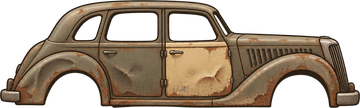
#> input picture game/assets/coques/coque_berline.png, 360 x 108 px, found by its file name
$ python carrosseries.py
#> lines starting #> are read from the running program, lines starting #| are printed output that depends on the picture
"""Carrosseries d'intercepteur (DEC-083) tirées de la berline peinte : découpe, rallonge, rouille, trous, sans vitres.
Usage : python3 tools/carrosseries.py   (depuis la racine du dépôt). 20 px par case de 0,25 m."""
import random
from PIL import Image, ImageDraw, ImageFilter, ImageChops

SRC = "game/assets/coques/coque_berline.png"
OUT = "game/assets/coques/"
BELT = 41          # ligne de ceinture (bas des vitres)
im = Image.open(SRC).convert("RGBA")
#> im is the input picture: PIL image 360x108 RGBA; mean R, G, B, A 75.9, 60.7, 44.2, 150.9
W, H = im.size
#> W = 360; H = 108


def cat(*parts):
    w = sum(b - a for a, b in parts)
    r = Image.new("RGBA", (w, H))
    x = 0
    for a, b in parts:
        r.paste(im.crop((a, 0, b, H)), (x, 0))
        x += b - a
    return r


def vider(img, x0, x1, y0, y1):
    d = ImageDraw.Draw(img)
    d.rectangle((x0, y0, x1 - 1, y1 - 1), fill=(0, 0, 0, 0))


def rouille(img, graine, force=0.55):
    rnd = random.Random(graine)
    w, h = img.size
    bruit = Image.new("L", (w, h), 0)
    d = ImageDraw.Draw(bruit)
    for _ in range(int(w * h / 260)):
        x, y, r = rnd.randrange(w), rnd.randrange(h), rnd.randint(2, 9)
        d.ellipse((x - r, y - r, x + r, y + r), fill=rnd.randint(80, 255))
    bruit = bruit.filter(ImageFilter.GaussianBlur(2.2)).point(lambda v: 0 if v < 120 else int((v - 120) * force * 1.9))
    rou = Image.new("RGBA", (w, h), (138, 68, 30, 255))
    alpha = ImageChops.multiply(bruit, img.getchannel("A"))
    rou.putalpha(alpha)
    return Image.alpha_composite(img, rou)


def trou(img, cx, cy, r, rnd):
    pts = []
    import math
    n = 9
    for k in range(n):
        a = 2 * math.pi * k / n
        rr = r * rnd.uniform(0.6, 1.15)
        pts.append((cx + rr * math.cos(a), cy + rr * 0.8 * math.sin(a)))
    d = ImageDraw.Draw(img)
    big = [(cx + (x - cx) * 1.45, cy + (y - cy) * 1.45) for x, y in pts]
    d.polygon(big, fill=(150, 78, 32, 255))       # bord écaillé
    mid = [(cx + (x - cx) * 1.15, cy + (y - cy) * 1.15) for x, y in pts]
    d.polygon(mid, fill=(62, 34, 18, 255))        # tôle rongée
    d.polygon(pts, fill=(0, 0, 0, 0))             # à jour


def impacts(img, cx, cy, rnd, n=4):
    d = ImageDraw.Draw(img)
    for _ in range(n):
        x, y = cx + rnd.randint(-10, 10), cy + rnd.randint(-6, 6)
        d.ellipse((x - 2, y - 2, x + 2, y + 2), fill=(120, 70, 35, 255))
        d.ellipse((x - 1, y - 1, x + 1, y + 1), fill=(0, 0, 0, 0))


def trouer(img, graine, n_trous, zones):
    rnd = random.Random(graine)
    for _ in range(n_trous):
        x0, x1 = rnd.choice(zones)
        trou(img, rnd.randint(x0, x1), rnd.randint(BELT + 12, H - 30), rnd.randint(3, 6), rnd)
    x0, x1 = rnd.choice(zones)
    impacts(img, rnd.randint(x0, x1), rnd.randint(BELT + 10, H - 35), rnd)


def vitre(img, x0, x1):   # pare-brise fêlé : seule vitre restante
    w, h = img.size
    a = img.getchannel("A")
    v = Image.new("RGBA", (w, h), (0, 0, 0, 0))
    d = ImageDraw.Draw(v)
    for x in range(x0, x1):
        col = [a.getpixel((x, y)) for y in range(0, BELT)]
        for y in range(4, BELT):
            if col[y] < 40 and any(c > 128 for c in col[:y]):
                d.point((x, y), fill=(150, 175, 170, 120))
    cx, cy = (x0 + x1) // 2, 26
    for ex, ey in [(x0 + 2, 14), (x1 - 3, 18), (x0 + 6, BELT - 3), (x1 - 6, BELT - 2), (cx, 12)]:
        d.line((cx, cy, ex, ey), fill=(225, 235, 230, 200), width=1)
    return Image.alpha_composite(img, v)


def lit(img, x1):   # plateau de pick-up : rebord et fond de benne
    d = ImageDraw.Draw(img)
    a = img.getchannel("A")
    for x in range(0, x1):
        if a.getpixel((x, BELT + 4)) > 128:
            d.line((x, BELT - 1, x, BELT + 2), fill=(70, 62, 50, 255))
    d.line((x1 + 1, 2, x1 + 1, BELT), fill=(50, 44, 36, 255), width=3)   # dos de cabine


def ecrire(img, nom):
    img.save(OUT + nom + ".png")
    print(nom, img.size)


# Court (15 cases) : on retire la porte arrière
court = cat((0, 100), (160, W))
#> in cat, `r = Image.new("RGBA", (w, H))`: r: PIL image 300x108 RGBA; every value is 0
#> after the loop in cat, `for a, b in parts:`:
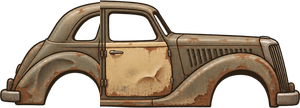
#> r: PIL image 300x108 RGBA; mean R, G, B, A 73.3, 58.6, 42.6, 141.5; transparent parts drawn white
#> after the loop in cat, `for a, b in parts:`: x = 300
c1 = rouille(court.copy(), 11)
#> in rouille, `bruit = Image.new("L", (w, h), 0)`: bruit: PIL image 300x108 L; every value is 0
trouer(c1, 11, 3, [(30, 90), (120, 150), (180, 260)])
#> after the loop in trouer, `for _ in range(n_trous):`:
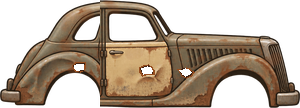
#> img: PIL image 300x108 RGBA; mean R, G, B, A 72.6, 57, 41, 140.1; transparent parts drawn white
#> in trouer, `x0, x1 = rnd.choice(zones)`: x0 = 30; x1 = 90
ecrire(vitre(c1, 107, 156), "carrosserie_coupe")
#> in vitre, `a = img.getchannel("A")`:
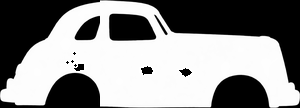
#> a: PIL image 300x108 L; min 0, max 255, mean 140.1
#| carrosserie_coupe (300, 108)
c2 = court.copy()
vider(c2, 0, 168, 0, BELT)
c2 = rouille(c2, 12, 0.7)
trouer(c2, 12, 4, [(30, 90), (110, 150), (180, 260)])
ecrire(c2, "carrosserie_roadster")
#| carrosserie_roadster (300, 108)
# Moyen (18 cases) : berline trouée et pick-up
m1 = rouille(im.copy(), 21)
#> in rouille (call 3), `bruit = Image.new("L", (w, h), 0)`: bruit: PIL image 360x108 L; every value is 0
trouer(m1, 21, 4, [(30, 90), (110, 150), (170, 210), (240, 320)])
ecrire(m1, "carrosserie_berline")
#| carrosserie_berline (360, 108)
m2 = im.copy()
vider(m2, 0, 160, 0, BELT)
lit(m2, 158)
#> in lit, `a = img.getchannel("A")`:
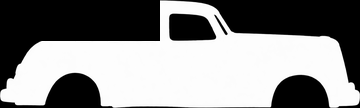
#> a: PIL image 360x108 L; min 0, max 255, mean 136.2
m2 = rouille(m2, 22, 0.75)
trouer(m2, 22, 4, [(30, 90), (110, 150), (240, 320)])
ecrire(m2, "carrosserie_pickup")
#| carrosserie_pickup (360, 108)
# Long (21 cases) : on double la porte arrière
lg = cat((0, 162), (102, W))
#> in cat (call 2), `r = Image.new("RGBA", (w, H))`: r: PIL image 420x108 RGBA; every value is 0
l1 = rouille(lg, 31, 0.65)
#> in rouille (call 5), `bruit = Image.new("L", (w, h), 0)`: bruit: PIL image 420x108 L; every value is 0
#> in rouille (call 5), `alpha = ImageChops.multiply(bruit, img.getchannel("A"))`:
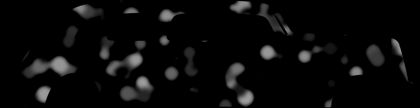
#> alpha: PIL image 420x108 L; min 0, max 157, mean 9.7
#> in rouille (call 5), `rou.putalpha(alpha)`:
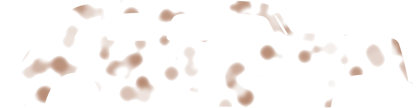
#> rou: PIL image 420x108 RGBA; mean R, G, B, A 138, 68, 30, 9.7; transparent parts drawn white
#> in rouille (call 5), `return Image.alpha_composite(img, rou)`:
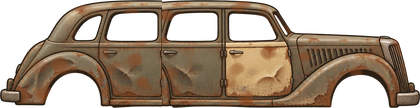
#> returned value: PIL image 420x108 RGBA; mean R, G, B, A 78.5, 61.2, 43.8, 157.8; transparent parts drawn white
trouer(l1, 31, 5, [(30, 90), (110, 150), (170, 210), (230, 270), (300, 380)])
ecrire(l1, "carrosserie_limousine")
#| carrosserie_limousine (420, 108)

$ run again, with game/assets/coques/carrosserie_coupe.png copied over game/assets/coques/coque_berline.png
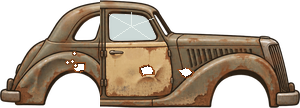
#> input picture game/assets/coques/carrosserie_coupe.png, 300 x 108 px, found by its file name
#> im is the input picture: PIL image 300x108 RGBA; mean R, G, B, A 77.4, 62.5, 46.4, 144
#> after the loop in cat, `for a, b in parts:`: x = 240
#> after the loop in trouer, `for _ in range(n_trous):`:
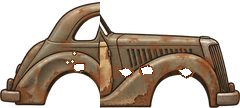
#> img: PIL image 240x108 RGBA; mean R, G, B, A 60.8, 46.5, 33.5, 124.3; transparent parts drawn white
#> x0 = 30; x1 = 90
#| carrosserie_coupe (240, 108)
#| carrosserie_roadster (240, 108)
#> alpha: PIL image 300x108 L
#| carrosserie_berline (300, 108)
#| carrosserie_pickup (300, 108)
#> alpha: PIL image 360x108 L
#> in rouille (call 5), `return Image.alpha_composite(img, rou)`:
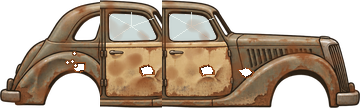
#> returned value: PIL image 360x108 RGBA; mean R, G, B, A 88.2, 70.6, 51.9, 156.6; transparent parts drawn white
#| carrosserie_limousine (360, 108)

$ run again, with game/assets/coques/carrosserie_limousine.png copied over game/assets/coques/coque_berline.png
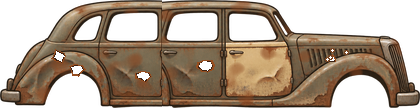
#> input picture game/assets/coques/carrosserie_limousine.png, 420 x 108 px, found by its file name
#> im is the input picture: PIL image 420x108 RGBA; mean R, G, B, A 77.8, 60.3, 43, 156.2
#> after the loop in cat, `for a, b in parts:`: x = 360
#> after the loop in trouer, `for _ in range(n_trous):`:
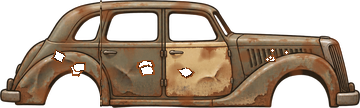
#> img: PIL image 360x108 RGBA; mean R, G, B, A 75.6, 57.8, 40.9, 149.2; transparent parts drawn white
#> x0 = 30; x1 = 90
#| carrosserie_coupe (360, 108)
#| carrosserie_roadster (360, 108)
#> alpha: PIL image 420x108 L
#| carrosserie_berline (420, 108)
#| carrosserie_pickup (420, 108)
#> alpha: PIL image 480x108 L
#> in rouille (call 5), `return Image.alpha_composite(img, rou)`:
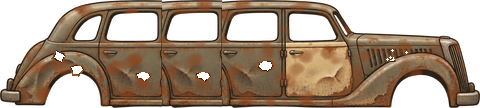
#> returned value: PIL image 480x108 RGBA; mean R, G, B, A 80.1, 60.5, 42.4, 161.3; transparent parts drawn white
#| carrosserie_limousine (480, 108)
